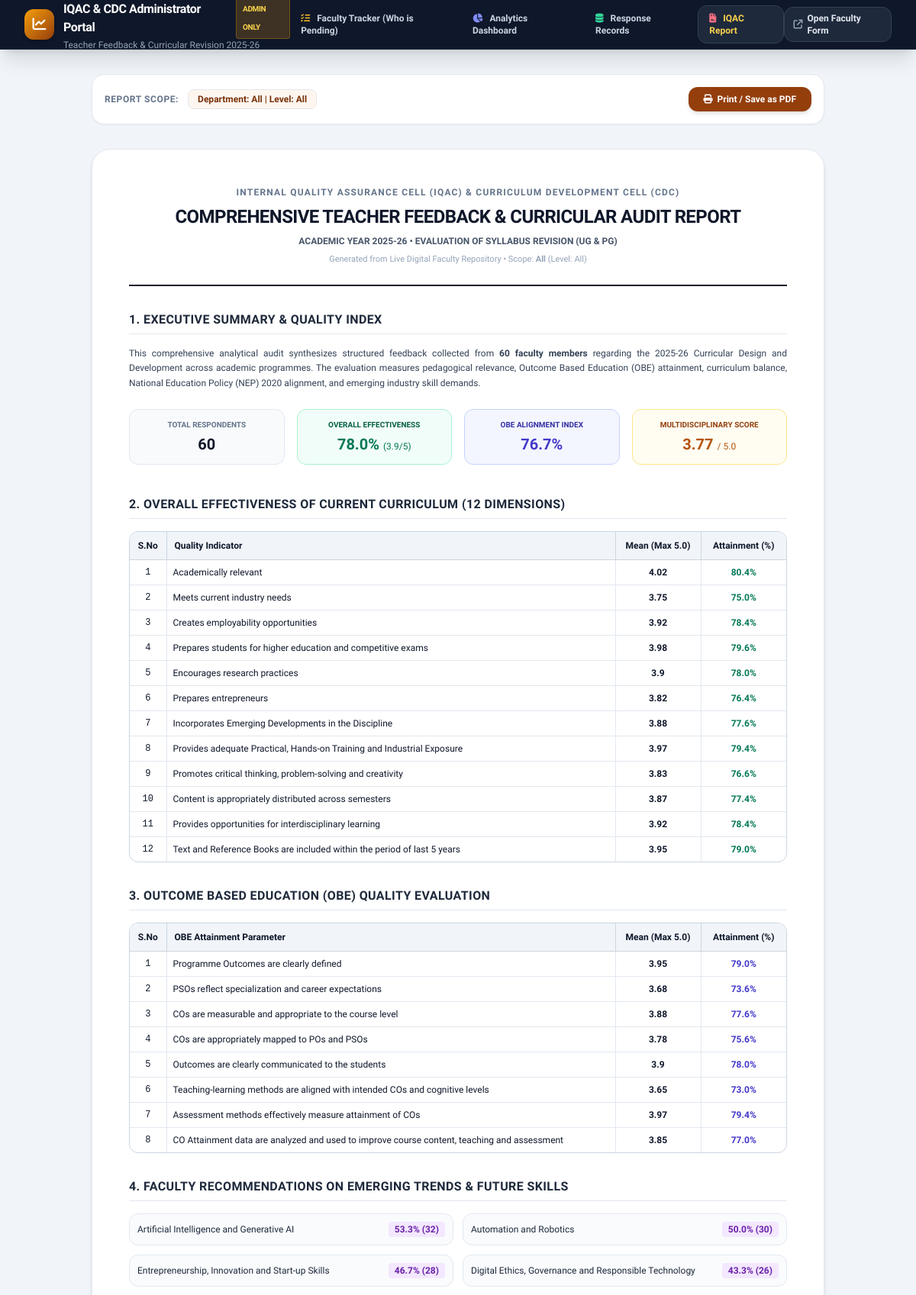
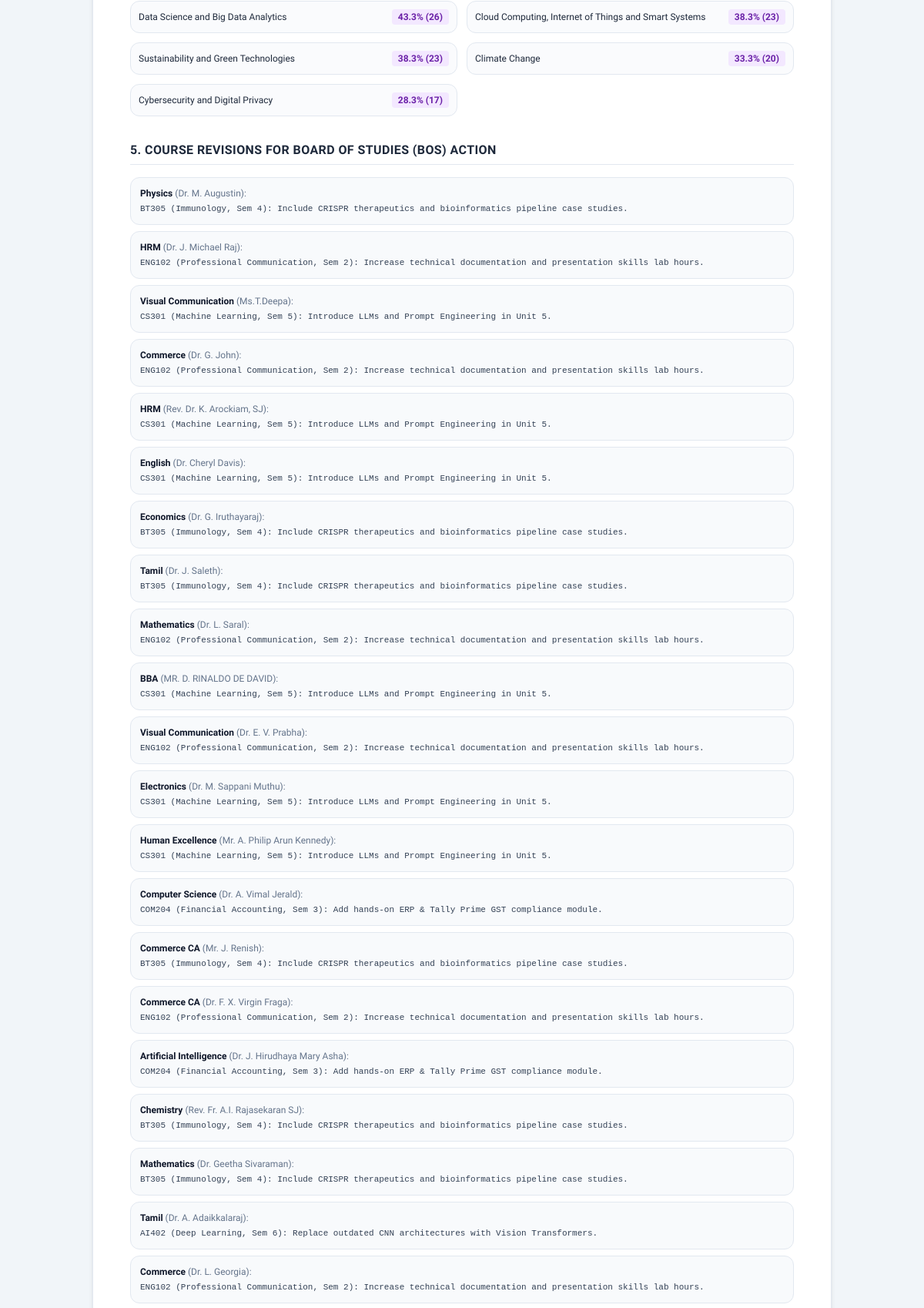
The app's page /admin/report (upper part) with its own data (2 pictures, top to bottom).
### tables this page shows
CREATE TABLE responses (
        id INTEGER PRIMARY KEY AUTOINCREMENT,
        timestamp DATETIME DEFAULT CURRENT_TIMESTAMP,
        department TEXT NOT NULL,
        faculty_name TEXT NOT NULL,
        course_level TEXT NOT NULL,
        
        -- Section 2: Overall Effectiveness (JSON object)
        overall_effectiveness TEXT,
        
        -- Section 3: OBE Evaluation (JSON object)
        obe_evaluation TEXT,
        
        -- Section 4: Curriculum Structure (JSON object)
        curriculum_structure TEXT,
        overlapping_courses TEXT,
        overlapping_details TEXT,
        
        -- Section 5: NEP Components
        multidisciplinary_rating INTEGER,
        flexible_learning_paths TEXT, -- JSON array
        electives_rating TEXT,
        experiential_learning TEXT, -- JSON object
        digital_learning TEXT, -- JSON object
        research_orientation TEXT, -- JSON array
        nep_challenges TEXT,
        
        -- Section 6: Emerging Trends
        emerging_areas TEXT, -- JSON array
        emerging_other TEXT,
        
        -- Section 7: NSQF Alignment
        nsqf_alignment TEXT,
        nsqf_courses TEXT,
        
        -- Section 8: Stakeholder Expectations
        stakeholder_sources TEXT, -- JSON array
        stakeholder_needs TEXT, -- JSON object
        
        -- Section 9: Indian Knowledge Systems (IKS)
        iks_effectiveness INTEGER,
        iks_integration_modes TEXT, -- JSON array
        iks_other TEXT,
        
        -- Section 10: Open-ended Suggestions
        courses_to_revise TEXT,
        other_recommendations TEXT
    , faculty_email TEXT);

### app.py (the view)
@app.route("/admin/report")
def admin_report_view():
    department = request.args.get("department", "All")
    course_level = request.args.get("course_level", "All")
    analytics = compute_analytics(department=department, course_level=course_level)
    departments = get_roster_departments()
    return render_template("report.html", analytics=analytics, department=department, course_level=course_level, departments=departments)

### database.py (called while the page is built)
def get_db_connection():
    conn = sqlite3.connect(DB_PATH)
    conn.row_factory = sqlite3.Row
    return conn

def get_roster_departments():
    conn = get_db_connection()
    cursor = conn.cursor()
    rows = cursor.execute("SELECT DISTINCT department FROM faculty_roster WHERE department != '' ORDER BY department ASC").fetchall()
    conn.close()
    return [r["department"] for r in rows]

### templates/report.html (shortened to what this page needs)
{% extends "admin_base.html" %}
{% block content %}
<div class="max-w-5xl mx-auto px-4 sm:px-6 lg:px-8 py-8 space-y-8">
    <div class="bg-white rounded-2xl p-4 shadow-sm border border-slate-200 flex items-center justify-between no-print">
        <div class="flex items-center space-x-3">
            <span class="text-xs font-bold uppercase tracking-wider text-slate-500">Report Scope:</span>
            <span class="px-3 py-1 bg-brand-50 text-brand-700 font-bold text-xs rounded-lg border border-brand-200">
                Department: {{ department }} | Level: {{ course_level }}
            </span>
        </div>
        <div class="flex items-center space-x-3">
            <button onclick="window.print()" class="px-5 py-2 bg-brand-600 hover:bg-brand-700 text-white rounded-xl text-xs font-bold shadow-md transition flex items-center space-x-1.5">
                <i class="fa-solid fa-print"></i>
                <span>Print / Save as PDF</span>
            </button>
        </div>
    </div>
    <div class="bg-white rounded-3xl p-8 md:p-12 shadow-md border border-slate-200 space-y-8 text-slate-900" id="printableReport">
        <div class="border-b-2 border-slate-900 pb-6 text-center space-y-2">
            <div class="text-xs font-bold tracking-widest text-slate-500 uppercase">INTERNAL QUALITY ASSURANCE CELL (IQAC) & CURRICULUM DEVELOPMENT CELL (CDC)</div>
            <h1 class="text-xl md:text-2xl font-black uppercase tracking-tight text-slate-900">
                COMPREHENSIVE TEACHER FEEDBACK & CURRICULAR AUDIT REPORT
            </h1>
            <div class="text-xs font-semibold text-slate-600">
                ACADEMIC YEAR 2025-26 • EVALUATION OF SYLLABUS REVISION (UG & PG)
            </div>
            <div class="text-[11px] text-slate-400">
                Generated from Live Digital Faculty Repository • Scope: <strong>{{ department }}</strong> (Level: {{ course_level }})
            </div>
        </div>
        {% if not analytics.has_data %}
        <div class="p-8 text-center text-slate-500 bg-slate-50 rounded-2xl border border-slate-200">
            No feedback data recorded for the selected scope. Please submit feedback or seed sample data.
        </div>
        {% else %}
        <div class="space-y-4">
            <h2 class="text-base font-extrabold uppercase tracking-wide border-b border-slate-200 pb-1.5 text-slate-800">
                1. Executive Summary & Quality Index
            </h2>
            <p class="text-xs text-slate-700 leading-relaxed text-justify">
                This comprehensive analytical audit synthesizes structured feedback collected from <strong>{{ analytics.total_responses }} faculty members</strong> regarding the 2025-26 Curricular Design and Development across academic programmes. The evaluation measures pedagogical relevance, Outcome Based Education (OBE) attainment, curriculum balance, National Education Policy (NEP) 2020 alignment, and emerging industry skill demands.
            </p>
            <div class="grid grid-cols-2 md:grid-cols-4 gap-4 py-2">
                <div class="p-3 bg-slate-50 rounded-xl border border-slate-200 text-center">
                    <div class="text-[10px] uppercase font-bold text-slate-500">Total Respondents</div>
                    <div class="text-xl font-extrabold text-slate-900 mt-1">{{ analytics.total_responses }}</div>
                </div>
                <div class="p-3 bg-emerald-50/70 rounded-xl border border-emerald-200 text-center">
                    <div class="text-[10px] uppercase font-bold text-emerald-800">Overall Effectiveness</div>
                    <div class="text-xl font-extrabold text-emerald-700 mt-1">{{ analytics.overall_eff_index }}% <span class="text-xs font-normal">({{ analytics.overall_eff_avg }}/5)</span></div>
                </div>
                <div class="p-3 bg-indigo-50/70 rounded-xl border border-indigo-200 text-center">
                    <div class="text-[10px] uppercase font-bold text-indigo-800">OBE Alignment Index</div>
                    <div class="text-xl font-extrabold text-indigo-700 mt-1">{{ analytics.overall_obe_index }}%</div>
                </div>
                <div class="p-3 bg-amber-50/70 rounded-xl border border-amber-200 text-center">
                    <div class="text-[10px] uppercase font-bold text-amber-800">Multidisciplinary Score</div>
                    <div class="text-xl font-extrabold text-amber-700 mt-1">{{ analytics.multi_avg }} <span class="text-xs font-normal">/ 5.0</span></div>
                </div>
            </div>
        </div>
        <div class="space-y-4">
            <h2 class="text-base font-extrabold uppercase tracking-wide border-b border-slate-200 pb-1.5 text-slate-800">
                2. Overall Effectiveness of Current Curriculum (12 Dimensions)
            </h2>
            <div class="overflow-x-auto border border-slate-300 rounded-xl">
                <table class="w-full text-left text-xs border-collapse">
                    <thead>
                        <tr class="bg-slate-100 font-bold border-b border-slate-300">
                            <th class="p-2.5 border-r border-slate-300 w-12 text-center">S.No</th>
                            <th class="p-2.5 border-r border-slate-300">Quality Indicator</th>
                            <th class="p-2.5 border-r border-slate-300 text-center w-28">Mean (Max 5.0)</th>
                            <th class="p-2.5 text-center w-28">Attainment (%)</th>
                        </tr>
                    </thead>
                    <tbody class="divide-y divide-slate-200">
                        {% for item, stats in analytics.effectiveness_stats.items() %}
                        <tr class="hover:bg-slate-50">
                            <td class="p-2 text-center border-r border-slate-200 font-mono">{{ loop.index }}</td>
                            <td class="p-2 border-r border-slate-200 font-medium">{{ item }}</td>
                            <td class="p-2 text-center border-r border-slate-200 font-bold">{{ stats.average }}</td>
                            <td class="p-2 text-center font-bold text-emerald-700">{{ stats.percentage }}%</td>
                        </tr>
                        {% endfor %}
                    </tbody>
                </table>
            </div>
        </div>
        <div class="space-y-4">
            <h2 class="text-base font-extrabold uppercase tracking-wide border-b border-slate-200 pb-1.5 text-slate-800">
                3. Outcome Based Education (OBE) Quality Evaluation
            </h2>
            <div class="overflow-x-auto border border-slate-300 rounded-xl">
                <table class="w-full text-left text-xs border-collapse">
                    <thead>
                        <tr class="bg-slate-100 font-bold border-b border-slate-300">
                            <th class="p-2.5 border-r border-slate-300 w-12 text-center">S.No</th>
                            <th class="p-2.5 border-r border-slate-300">OBE Attainment Parameter</th>
                            <th class="p-2.5 border-r border-slate-300 text-center w-28">Mean (Max 5.0)</th>
                            <th class="p-2.5 text-center w-28">Attainment (%)</th>
                        </tr>
                    </thead>
                    <tbody class="divide-y divide-slate-200">
                        {% for item, stats in analytics.obe_stats.items() %}
                        <tr class="hover:bg-slate-50">
                            <td class="p-2 text-center border-r border-slate-200 font-mono">{{ loop.index }}</td>
                            <td class="p-2 border-r border-slate-200 font-medium">{{ item }}</td>
                            <td class="p-2 text-center border-r border-slate-200 font-bold">{{ stats.average }}</td>
                            <td class="p-2 text-center font-bold text-indigo-700">{{ stats.percentage }}%</td>
                        </tr>
                        {% endfor %}
                    </tbody>
                </table>
            </div>
        </div>
        <div class="space-y-4">
            <h2 class="text-base font-extrabold uppercase tracking-wide border-b border-slate-200 pb-1.5 text-slate-800">
                4. Faculty Recommendations on Emerging Trends & Future Skills
            </h2>
            <div class="grid grid-cols-1 md:grid-cols-2 gap-3">
                {% for e in analytics.emerging_ranking %}
                <div class="flex items-center justify-between p-2.5 rounded-xl border border-slate-200 bg-slate-50/70 text-xs">
                    <span class="font-medium text-slate-800">{{ e.area }}</span>
                    <span class="px-2 py-0.5 rounded font-bold bg-purple-100 text-purple-800">{{ e.percentage }}% ({{ e.count }})</span>
                </div>
                {% endfor %}
            </div>
        </div>
        {% if analytics.course_revision_list %}
        <div class="space-y-4">
            <h2 class="text-base font-extrabold uppercase tracking-wide border-b border-slate-200 pb-1.5 text-slate-800">
                5. Course Revisions for Board of Studies (BoS) Action
            </h2>
            <div class="space-y-2 text-xs">
                {% for r in analytics.course_revision_list %}
                <div class="p-3 rounded-xl border border-slate-200 bg-slate-50">
                    <strong class="text-slate-900">{{ r.department }}</strong> <span class="text-slate-500">({{ r.faculty }}):</span>
                    <div class="text-slate-700 mt-1 font-mono text-[11px]">{{ r.details }}</div>
                </div>
                {% endfor %}
            </div>
        </div>
        {% endif %}
        {% endif %}
    </div>
</div>
{% endblock %}

### templates/admin_base.html (shortened to what this page needs)
<!DOCTYPE html>
<html lang="en">
<head>
    <script src="https://cdn.tailwindcss.com"></script>
    <link rel="stylesheet" href="https://cdnjs.cloudflare.com/ajax/libs/font-awesome/6.5.1/css/all.min.css">
</head>
<body class="bg-slate-100 text-slate-800 min-h-screen flex flex-col antialiased">
    <header class="bg-slate-900 text-white shadow-xl sticky top-0 z-50 border-b border-slate-800 no-print">
        <div class="max-w-7xl mx-auto px-4 sm:px-6 lg:px-8">
            <div class="flex items-center justify-between h-16">
                <div class="flex items-center space-x-3">
                    <div class="w-10 h-10 rounded-xl bg-gradient-to-br from-amber-500 to-brand-600 flex items-center justify-center text-white shadow-md">
                        <i class="fa-solid fa-chart-line text-lg"></i>
                    </div>
                    <div>
                        <div class="font-bold text-base tracking-tight flex items-center space-x-2">
                            <span>IQAC & CDC Administrator Portal</span>
                            <span class="px-2 py-0.5 rounded bg-amber-500/20 text-amber-300 text-[10px] font-extrabold uppercase border border-amber-500/30">Admin Only</span>
                        </div>
                        <div class="text-xs text-slate-400">Teacher Feedback & Curricular Revision 2025-26</div>
                    </div>
                </div>
                <nav class="hidden md:flex items-center space-x-1">
                    <a href="/admin/tracking" class="px-3.5 py-2 rounded-xl text-xs font-semibold transition-all {% if request.path in ['/admin', '/admin/tracking'] %}bg-slate-800 text-amber-300 border border-slate-700 shadow-inner{% else %}text-slate-300 hover:bg-slate-800 hover:text-white{% endif %}">
                        <i class="fa-solid fa-list-check mr-1.5 text-amber-400"></i> Faculty Tracker (Who is Pending)
                    </a>
                    <a href="/admin/dashboard" class="px-3.5 py-2 rounded-xl text-xs font-semibold transition-all {% if request.path == '/admin/dashboard' %}bg-slate-800 text-amber-300 border border-slate-700 shadow-inner{% else %}text-slate-300 hover:bg-slate-800 hover:text-white{% endif %}">
                        <i class="fa-solid fa-chart-pie mr-1.5 text-indigo-400"></i> Analytics Dashboard
                    </a>
                    <a href="/admin/responses" class="px-3.5 py-2 rounded-xl text-xs font-semibold transition-all {% if request.path == '/admin/responses' %}bg-slate-800 text-amber-300 border border-slate-700 shadow-inner{% else %}text-slate-300 hover:bg-slate-800 hover:text-white{% endif %}">
                        <i class="fa-solid fa-database mr-1.5 text-emerald-400"></i> Response Records
                    </a>
                    <a href="/admin/report" class="px-3.5 py-2 rounded-xl text-xs font-semibold transition-all {% if request.path == '/admin/report' %}bg-slate-800 text-amber-300 border border-slate-700 shadow-inner{% else %}text-slate-300 hover:bg-slate-800 hover:text-white{% endif %}">
                        <i class="fa-solid fa-file-contract mr-1.5 text-rose-400"></i> IQAC Report
                    </a>
                </nav>
                <div class="flex items-center space-x-2">
                    <a href="/feedback" target="_blank" class="hidden sm:inline-flex items-center px-3 py-1.5 bg-slate-800 hover:bg-slate-700 text-xs font-semibold rounded-xl border border-slate-700 text-slate-200 transition" title="Open Faculty Feedback Form">
                        <i class="fa-solid fa-arrow-up-right-from-square mr-1.5 text-slate-400"></i> Open Faculty Form
                    </a>
                </div>
            </div>
        </div>
    </header>
    <main class="flex-grow">
        {% block content %}{% endblock %}
    </main>
</body>
</html>

### templates/admin_base.html (style rules this page uses)
body { font-family: 'Plus Jakarta Sans', sans-serif; }

### records on screen
responses: department "Physics", faculty "Dr. M. Augustin", details "BT305 (Immunology, Sem 4): Include CRISPR therapeutics and bioinformatics pipeline case studies."
responses: department "HRM", faculty "Dr. J. Michael Raj", details "ENG102 (Professional Communication, Sem 2): Increase technical documentation and presentation skills lab hours."
responses: department "Visual Communication", faculty "Ms.T.Deepa", details "CS301 (Machine Learning, Sem 5): Introduce LLMs and Prompt Engineering in Unit 5."
responses: department "Commerce", faculty "Dr. G. John", details "ENG102 (Professional Communication, Sem 2): Increase technical documentation and presentation skills lab hours."
responses: department "HRM", faculty "Rev. Dr. K. Arockiam, SJ", details "CS301 (Machine Learning, Sem 5): Introduce LLMs and Prompt Engineering in Unit 5."
responses: department "English", faculty "Dr. Cheryl Davis", details "CS301 (Machine Learning, Sem 5): Introduce LLMs and Prompt Engineering in Unit 5."
responses: department "Economics", faculty "Dr. G. Iruthayaraj", details "BT305 (Immunology, Sem 4): Include CRISPR therapeutics and bioinformatics pipeline case studies."
responses: department "Tamil", faculty "Dr. J. Saleth", details "BT305 (Immunology, Sem 4): Include CRISPR therapeutics and bioinformatics pipeline case studies."
responses: department "Mathematics", faculty "Dr. L. Saral", details "ENG102 (Professional Communication, Sem 2): Increase technical documentation and presentation skills lab hours."
responses: department "BBA", faculty "MR. D. RINALDO DE DAVID", details "CS301 (Machine Learning, Sem 5): Introduce LLMs and Prompt Engineering in Unit 5."
responses: department "Visual Communication", faculty "Dr. E. V. Prabha", details "ENG102 (Professional Communication, Sem 2): Increase technical documentation and presentation skills lab hours."
responses: department "Electronics", faculty "Dr. M. Sappani Muthu", details "CS301 (Machine Learning, Sem 5): Introduce LLMs and Prompt Engineering in Unit 5."
responses: department "Human Excellence", faculty "Mr. A. Philip Arun Kennedy", details "CS301 (Machine Learning, Sem 5): Introduce LLMs and Prompt Engineering in Unit 5."
responses: department "Computer Science", faculty "Dr. A. Vimal Jerald", details "COM204 (Financial Accounting, Sem 3): Add hands-on ERP & Tally Prime GST compliance module."
responses: department "Commerce CA", faculty "Mr. J. Renish", details "BT305 (Immunology, Sem 4): Include CRISPR therapeutics and bioinformatics pipeline case studies."
responses: department "Commerce CA", faculty "Dr. F. X. Virgin Fraga", details "ENG102 (Professional Communication, Sem 2): Increase technical documentation and presentation skills lab hours."
responses: department "Artificial Intelligence", faculty "Dr. J. Hirudhaya Mary Asha", details "COM204 (Financial Accounting, Sem 3): Add hands-on ERP & Tally Prime GST compliance module."
responses: department "Chemistry", faculty "Rev. Fr. A.I. Rajasekaran SJ", details "BT305 (Immunology, Sem 4): Include CRISPR therapeutics and bioinformatics pipeline case studies."
responses: department "Mathematics", faculty "Dr. Geetha Sivaraman", details "BT305 (Immunology, Sem 4): Include CRISPR therapeutics and bioinformatics pipeline case studies."
responses: department "Tamil", faculty "Dr. A. Adaikkalaraj", details "AI402 (Deep Learning, Sem 6): Replace outdated CNN architectures with Vision Transformers."
responses: department "Commerce", faculty "Dr. L. Georgia", details "ENG102 (Professional Communication, Sem 2): Increase technical documentation and presentation skills lab hours."

### other values on screen
{{ department }} "All"
{{ course_level }} "All"
{{ analytics.total_responses }} "60"
{{ analytics.overall_eff_index }} "78.0"
{{ analytics.overall_eff_avg }} "3.9"
{{ analytics.overall_obe_index }} "76.7"
{{ analytics.multi_avg }} "3.77"
{{ item }} "Academically relevant" "Meets current industry needs" "Creates employability opportunities" "Prepares students for higher education and competitive exams" "Encourages research practices" "Prepares entrepreneurs" "Incorporates Emerging Developments in the Discipline" "Provides adequate Practical, Hands-on Training and Industrial Exposure" "Promotes critical thinking, problem-solving and creativity" "Content is appropriately distributed across semesters" "Provides opportunities for interdisciplinary learning" "Text and Reference Books are included within the period of last 5 years"
{{ stats.average }} "4.02" "3.75" "3.92" "3.98" "3.9" "3.82" "3.88" "3.97" "3.83" "3.87" "3.92" "3.95"
{{ stats.percentage }} "80.4" "75.0" "78.4" "79.6" "78.0" "76.4" "77.6" "79.4" "76.6" "77.4" "78.4" "79.0"
{{ item }} "Programme Outcomes are clearly defined" "PSOs reflect specialization and career expectations" "COs are measurable and appropriate to the course level" "COs are appropriately mapped to POs and PSOs" "Outcomes are clearly communicated to the students" "Teaching-learning methods are aligned with intended COs and cognitive levels" "Assessment methods effectively measure attainment of COs" "CO Attainment data are analyzed and used to improve course content, teaching and assessment"
{{ stats.average }} "3.95" "3.68" "3.88" "3.78" "3.9" "3.65" "3.97" "3.85"
{{ stats.percentage }} "79.0" "73.6" "77.6" "75.6" "78.0" "73.0" "79.4" "77.0"
{{ e.area }} "Artificial Intelligence and Generative AI" "Automation and Robotics" "Entrepreneurship, Innovation and Start-up Skills" "Digital Ethics, Governance and Responsible Technology" "Data Science and Big Data Analytics" "Cloud Computing, Internet of Things and Smart Systems" "Sustainability and Green Technologies" "Climate Change" "Cybersecurity and Digital Privacy"
{{ e.percentage }} "53.3" "50.0" "46.7" "43.3" "43.3" "38.3" "38.3" "33.3" "28.3"
